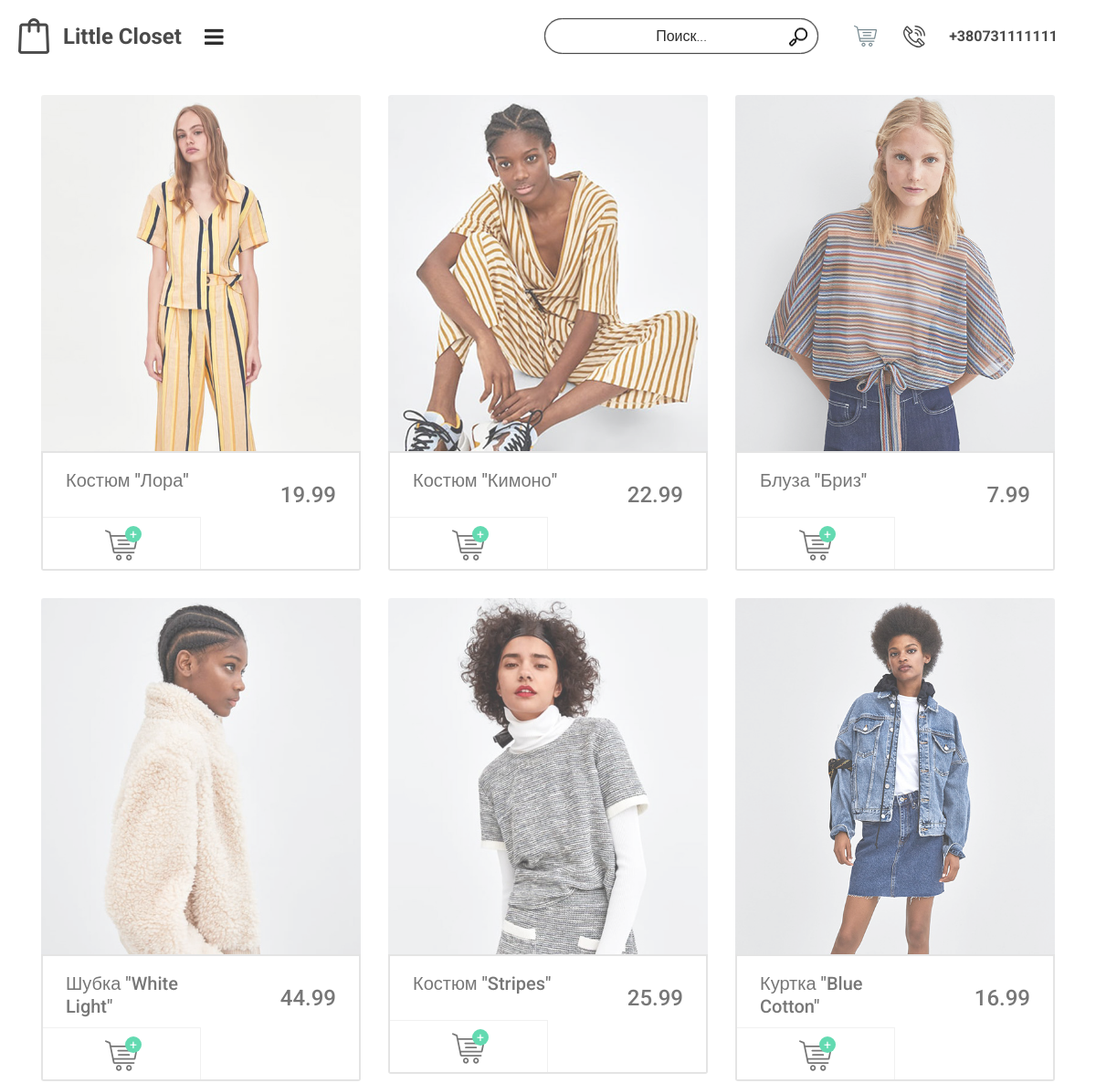
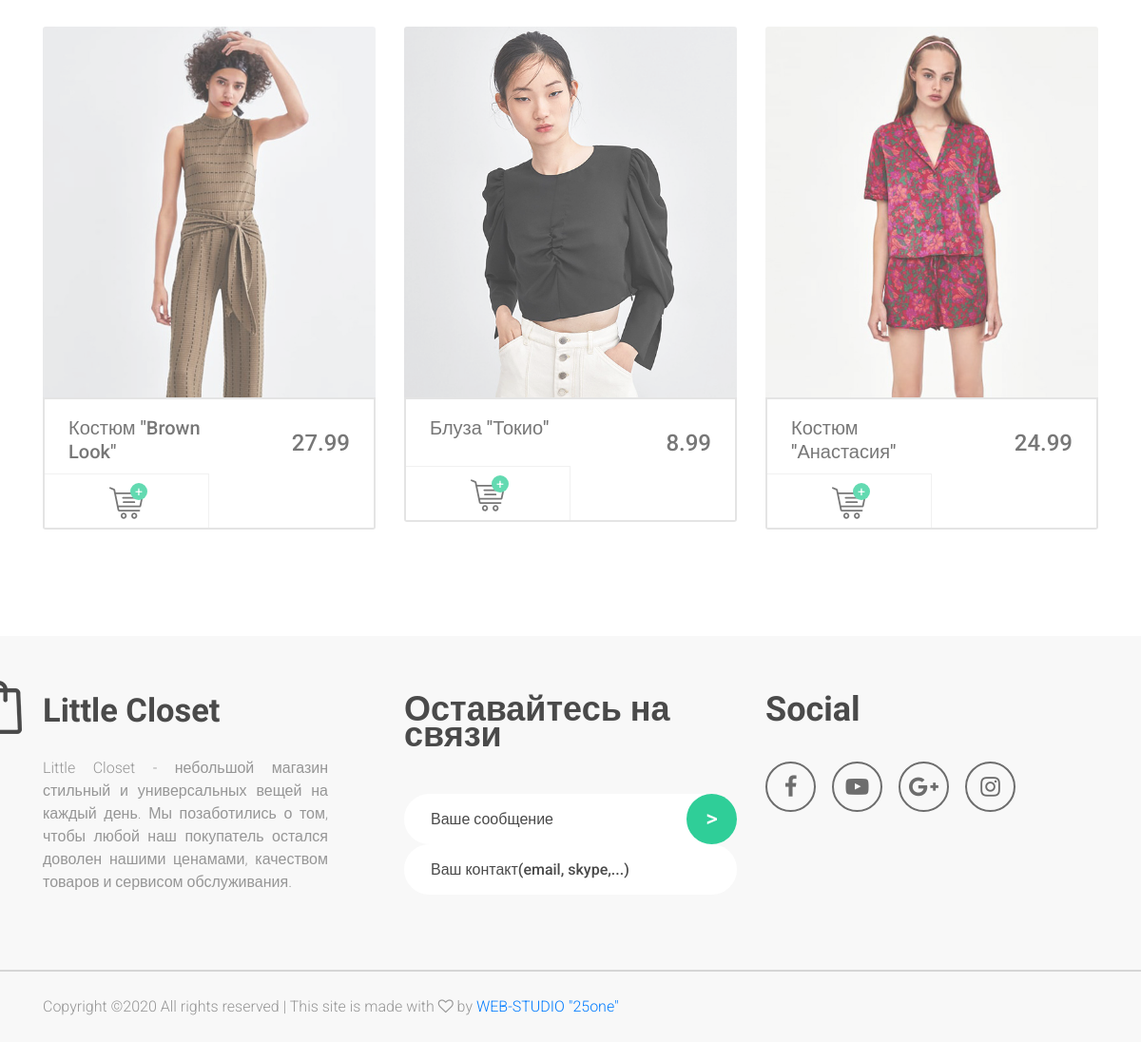
The page / on the database its author committed (2 pictures, top to bottom).
### tables this page shows
CREATE TABLE IF NOT EXISTS `products` (
  `id` int(10) unsigned NOT NULL AUTO_INCREMENT,
  `name` varchar(255) NOT NULL,
  `price` decimal(12,2) NOT NULL,
  `image` varchar(255) NOT NULL,
  `top9` int(12) NOT NULL,
  PRIMARY KEY (`id`),
  KEY `top9` (`top9`)
);

### controllers/StartController.php (called while the page is built, shortened)
<?php
class StartController {
protected $model_product;
public function __construct()
{
   $this->model_product = new Product;
}
public function actionStart()
{
   if(isset($_SESSION['products']) && $_SESSION['products']) {
      $products = $_SESSION['products'];
      $_SESSION['products'] = '';
   }
   else {
      $products = $this->model_product->funcStart();
   }
   require_once './views/start/view.php';
}
}
?>

### views/selectedaction.php (called while the page is built, shortened)
<?php
if(!isset($_POST['hook']) && !isset($_GET['hook'])) {$hook='Start'; $parametr = '';}
$action='action'.$hook;
$controller->$action($parametr);
?>

### views/start/index.php (called while the page is built, shortened)
<?php
$controller=new StartController();
require_once './views/selectedaction.php';
?>

### index.php (called while the page is built, shortened)
<?php
if(isset($_GET['page'])) {$patch = 'views/' . $_GET['page'] . '/index.php';}
else {$patch = 'views/start/index.php';}
require_once $patch;
?>

### models/Product.php (called while the page is built, shortened)
<?php
class Product {
public $link_db;
public function __construct()
{
   require './config/config.php';
   $link = new \PDO('mysql:host=' . $db_host . ';dbname=' . $db_name, $db_user, $db_password);
   $query = "set names utf8";
   $pstmt = $link->prepare($query);
   $pstmt->execute();
   $this->link_db=$link;
}
public function funcStart()
{
   $query = "select id, name, price, image from products where top9=1";
   $pstmt = $this->link_db->prepare($query);
   $pstmt->execute();
   return $pstmt->fetchAll(\PDO::FETCH_ASSOC);
}
}
?>

### config/config.php (called while the page is built, shortened)
<?php
$action_patch='/';
?>

### _Valitron/Valitron/Validator.php (called while the page is built, shortened)
<?php
class Validator
{
    protected static $_lang;
    protected static $_langDir;
    public static function lang($lang = null)
    {
        if ($lang !== null) {
            static::$_lang = $lang;
        }
        return static::$_lang ?: 'en';
    }
    public static function langDir($dir = null)
    {
        if ($dir !== null) {
            static::$_langDir = $dir;
        }
        return static::$_langDir ?: dirname(dirname(__DIR__)) . '/lang';
    }
}

### views/start/view.php (the view, shortened to what this page needs)
<!DOCTYPE html>
<html lang="en">
<head>
<link rel="stylesheet" type="text/css" href="./styles/bootstrap-4.1.2/bootstrap.min.css">
<link href="./plugins/font-awesome-4.7.0/css/font-awesome.min.css" rel="stylesheet" type="text/css">
<link rel="stylesheet" type="text/css" href="./plugins/OwlCarousel2-2.2.1/owl.carousel.css">
<link rel="stylesheet" type="text/css" href="./plugins/OwlCarousel2-2.2.1/owl.theme.default.css">
<link rel="stylesheet" type="text/css" href="./plugins/OwlCarousel2-2.2.1/animate.css">
<link rel="stylesheet" type="text/css" href="./styles/main_styles.css">
<link rel="stylesheet" type="text/css" href="./styles/responsive.css">
</head>
<body>
<div class="super_container">
    <header class="header">
        <div class="header_content d-flex flex-row align-items-center justify-content-start">
            <div class="logo">
                <a href="#">
                    <div class="d-flex flex-row align-items-center justify-content-start">
                        <div><img src="./images/logo_1.png" alt=""></div>
                        <div>Little Closet</div>
                    </div>
                </a>
            </div>
            <div class="hamburger"><i class="fa fa-bars" aria-hidden="true"></i></div>
            <div class="header_right d-flex flex-row align-items-center justify-content-start ml-auto">
                <div class="header_search">
                    <form action="?page=start" id="header_search_form" method="post">
                        <input type="text" name="search_input" class="search_input" placeholder="
                        <?php
                        if(isset($message_validate) && $message_validate) {
                           $errors = '';
                           foreach($message_validate as $error) {
                              $errors .= $error[0];
                           }
                           echo $errors;
                        } else {
                           echo 'Поиск...';
                        }
                        ?>
                        ">
                        <button name="hook" type="submit" class="header_search_button" value="SearchProducts"><img src="images/search.png" alt=""></button>
                    </form>
                </div>
                <div class="cart"><a href="?page=checkout"><div><img class="svg" src="./images/cart.svg" alt="https://www.flaticon.com/authors/freepik"></div></a></div>
                <div class="header_phone d-flex flex-row align-items-center justify-content-start">
                    <div><div><img src="./images/phone.svg" alt="https://www.flaticon.com/authors/freepik"></div></div>
                    <div>+380731111111</div>
                </div>
            </div>
        </div>
    </header>
    <div class="super_container_inner">
        <div class="products">
			<div class="container">
				<div class="row products_row">
                    <?php foreach($products as $product) { ?>
                      <a href="?page=cart&hook=CartProduct/<?php echo $product['id']; ?>">
                       <div class="col-xl-4 col-md-6">
                        <div class="product">
                            <div class="product_image"><img src="./images/<?php echo $product['image']; ?>" alt=""></div>
                            <div class="product_content">
                                <div class="product_info d-flex flex-row align-items-start justify-content-start">
                                    <div>
                                        <div>
                                            <div class="product_name"><a href="#"><?php echo $product['name']; ?></a></div>
                                        </div>
                                    </div>
                                    <div class="ml-auto text-right">
                                        <div class="product_price text-right"><span style="font-size: 0.8em;"><?php echo $product['price']; ?></span></div>
                                    </div>
                                </div>
                                <div class="product_buttons">
                                    <div class="text-right d-flex flex-row align-items-start justify-content-start">
                                        <div class="product_button product_cart text-center d-flex flex-column align-items-center justify-content-center">
                                            <div><div><img src="./images/cart.svg" class="svg" alt=""><div>+</div></div></div>
                                        </div>
                                    </div>
                                </div>
                            </div>
                        </div>
                      </div>
                     </a>
                    <?php } ?>
				</div>
			  </div>
			</div>
        </div>
        <footer class="footer">
            <div class="footer_content">
                <div class="container">
                    <div class="row">
                        <div class="col-lg-4 footer_col">
                            <div class="footer_about">
                                <div class="footer_logo">
                                    <a href="#">
                                        <div class="d-flex flex-row align-items-center justify-content-start">
                                            <div class="footer_logo_icon"><img src="./images/logo_2.png" alt=""></div>
                                            <div>Little Closet</div>
                                        </div>
                                    </a>
                                </div>
                                <div class="footer_about_text" style="text-align: justify;">
                                    <p>Little Closet - небольшой магазин стильный и универсальных вещей на каждый день. Мы позаботились о том, чтобы любой наш покупатель остался доволен нашими ценамами, качеством товаров и сервисом обслуживания.</p>
                                </div>
                            </div>
                        </div>
                        <div class="col-lg-4 footer_col">
                            <div class="footer_contact">
                                <div class="footer_title">Оставайтесь на связи</div>
                                <div class="newsletter">
                                    <form action="" method="" id="newsletter_form" class="newsletter_form">
                                        <input type="text" name="newsletter_input_message" class="newsletter_input message" placeholder="Ваше сообщение">
                                        <input type="text" name="newsletter_input_email" class="newsletter_input email" placeholder="Ваш контакт(email, skype,...)">
                                        <br>
                                        <button type="button" class="newsletter_button">></button><br>
                                        <span class="result_to_email">&nbsp;</span>
                                    </form>
                                </div>
                            </div>
                        </div>
                        <div class="col-lg-4 footer_col">
                            <div class="footer_contact">
                                    <div class="footer_title">Social</div>
                                    <ul class="footer_social_list d-flex flex-row align-items-start justify-content-start">
                                        <li><a href="#"><i class="fa fa-facebook" aria-hidden="true"></i></a></li>
                                        <li><a href="#"><i class="fa fa-youtube-play" aria-hidden="true"></i></a></li>
                                        <li><a href="#"><i class="fa fa-google-plus" aria-hidden="true"></i></a></li>
                                        <li><a href="#"><i class="fa fa-instagram" aria-hidden="true"></i></a></li>
                                    </ul>
                            </div>
                        </div>
                    </div>
                </div>
            </div>
            <div class="footer_bar">
                <div class="container">
                    <div class="row">
                        <div class="col">
                            <div class="footer_bar_content d-flex flex-md-row flex-column align-items-center justify-content-start">
                                <div class="copyright order-md-1 order-2">
Copyright &copy;<script>document.write(new Date().getFullYear());</script> All rights reserved | This site is made with <i class="fa fa-heart-o" aria-hidden="true"></i> by <a href="#">WEB-STUDIO "25one"</a>
</div>
                            </div>
                        </div>
                    </div>
                </div>
            </div>
        </footer>
    </div>
</body>
</html>

### styles/responsive.css (style rules this page uses)
@media only screen and (max-width: 1780px) { .search_input { width: 310px; } }
@media only screen and (max-width: 1600px) { .search_input { width: 210px; } }
@media only screen and (max-width: 1600px) { .header_search { margin-right: 47px; } }
@media only screen and (max-width: 1440px) { .header_phone > div:first-child > div { width: 24px; height: 24px; } }
@media only screen and (max-width: 1440px) { .header_phone > div:last-child { font-size: 16px; } }
@media only screen and (max-width: 1440px) { .cart a > div { width: 25px; height: 25px; } }
@media only screen and (max-width: 1440px) { .header_search { margin-right: 39px; } }
@media only screen and (max-width: 1440px) { .hamburger { display: block; } }
@media only screen and (max-width: 1440px) { .search_input { width: 300px; } }

### rows shown on the page
products: image (picture), name "Костюм \"Лора\"", price "19.99"
products: image (picture), name "Костюм \"Кимоно\"", price "22.99"
products: image (picture), name "Блуза \"Бриз\"", price "7.99"
products: image (picture), name "Шубка \"White Light\"", price "44.99"
products: image (picture), name "Костюм \"Stripes\"", price "25.99"
products: image (picture), name "Куртка \"Blue Cotton\"", price "16.99"
products: image (picture), name "Костюм \"Brown Look\"", price "27.99"
products: image (picture), name "Блуза \"Токио\"", price "8.99"
products: image (picture), name "Костюм \"Анастасия\"", price "24.99"
